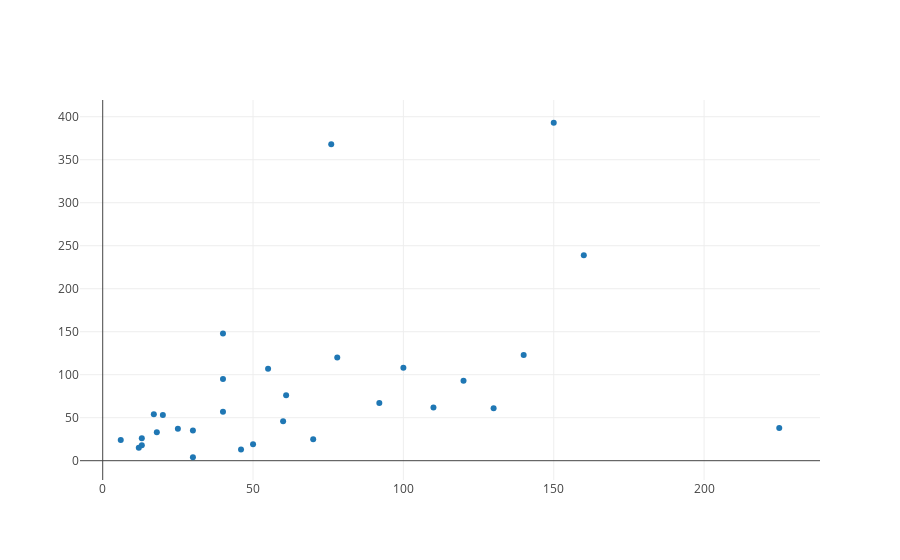

The notebook cell this image was saved under:
### Markdown cell above
Great! Now we have the data necessary to make a trace of our data.

### Code cell
from plotly.offline import iplot, init_notebook_mode
init_notebook_mode(connected=True)
from graph import trace_values, plot

movies_trace = trace_values(x_values, y_values, text=titles, name='movie data')

plot([movies_trace])

### Figure 1 — Plotly figure (JSON) as saved in the notebook; plotly's stock layout.template omitted (floating-point values rounded to 4 significant figures)
{"data": [{"mode": "markers", "name": "movie data", "text": ["21 &amp; Over", "Dredd 3D", "12 Years a Slave", "2 Guns", "42", "47 Ronin", "A Good Day to Die Hard", "About Time", "Admission", "After Earth", "American Hustle", "August: Osage County", "Beautiful Creatures", "Blue Jasmine", "Captain Phillips", "Carrie", "Cloudy with a Chance of Meatballs 2", "Despicable Me 2", "Don Jon", "Elysium", "Ender&#39;s Game", "Epic", "Escape from Planet Earth", "Escape Plan", "Evil Dead", "Fast and Furious 6", "Frozen", "G.I. Joe: Retaliation", "Gangster Squad", "Gloria"], "type": "scatter", "uid": "bbd7ab1e-bec2-11e8-b02a-0242ac11002b", "x": [13, 46, 20, 61, 40, 225, 92, 12, 13, 130, 40, 25, 50, 18, 55, 30, 78, 76, 6, 120, 110, 100, 40, 70, 17, 160, 150, 140, 60, 30], "y": [26, 13, 53, 76, 95, 38, 67, 15, 18, 61, 148, 37, 19, 33, 107, 35, 120, 368, 24, 93, 62, 108, 57, 25, 54, 239, 393, 123, 46, 4]}], "layout": {}}
